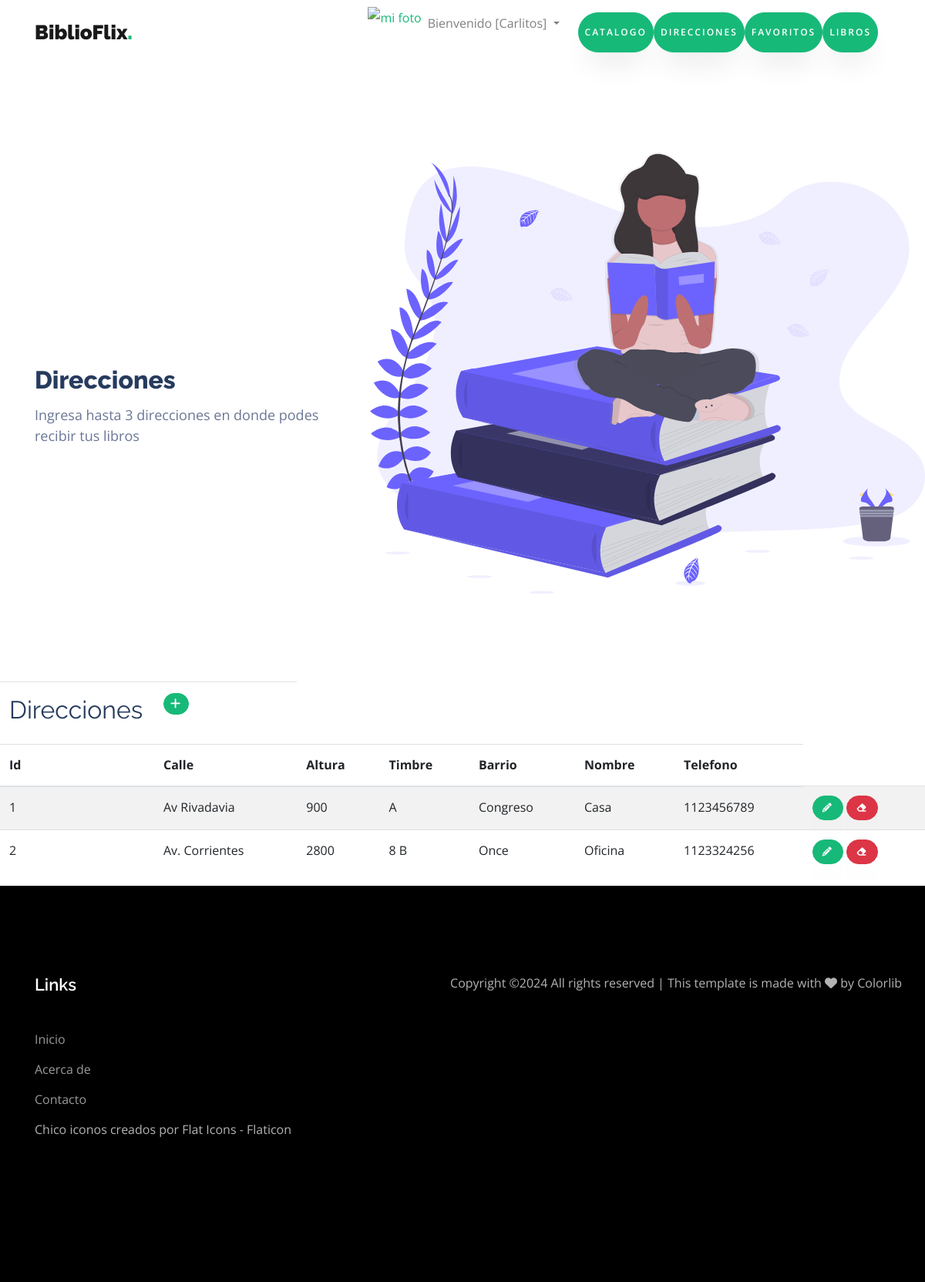
The app's page /direcciones/ (signed in) with its own data.
### biblio/models.py (models this page shows, shortened)
class Direccion(models.Model):
    calle = models.CharField(max_length=100)
    altura = models.IntegerField()
    timbre = models.CharField(max_length=50, default='Sin timbre')
    barrio = models.CharField(max_length=50)
    nombre = models.CharField(max_length=50, default='Sin nombre')
    telefono = models.IntegerField()
    class Meta:
        verbose_name = "Direccion"
        verbose_name_plural = "Direcciones"

### biblio/views.py (the view)
# urls.py: path('direcciones/', direcciones, name="direcciones"),
@login_required
def direcciones(request):
    contexto = {"direcciones": Direccion.objects.all()}
    return render(request, "biblio/direcciones.html", contexto)

### biblio/templates/biblio/direcciones.html (shortened to what this page needs)
{% extends "biblio/index.html" %}
{% block titulo %}
<h2>Direcciones</h2>
<p>Ingresa hasta 3 direcciones en donde podes recibir tus libros</p>
{% endblock titulo %}
{% block contenido %}
<table class="table table-striped">
    <thead>
        <tr>
            <td width="200"><h2>Direcciones</h2></td>
            <td>
                <a
                href="{% url 'direccionesForm' %}"
                class="btn btn-primary btn-sm"
                >
                </a>
            </td>
        </tr>
        <tr>
            <th>Id</td>
            <th>Calle</td>
            <th>Altura</th>
            <th>Timbre</th>
            <th>Barrio</th>
            <th>Nombre</th>
            <th>Telefono</th>
        </tr>
    </thead>
    <tbody>
    {% for d in direcciones %}
        <tr>
            <td>{{ d.id }}</td>
            <td>{{ d.calle }}</td>
            <td>{{ d.altura }}</td>
            <td>{{ d.timbre }}</td>
            <td>{{ d.barrio }}</td>
            <td>{{ d.nombre }}</td>
            <td>{{ d.telefono }}</td>
            <th>
                <a
                  href="{% url 'direccionUpdate' d.id %}"
                  class="btn btn-primary"
                  style="--bs-btn-padding-y: .25rem; --bs-btn-padding-x: .5rem; --bs-btn-font-size: .75rem;"
                  ><i class="fa-solid fa-pencil" title="Editar"></i>
                </a>
                <a
                  href="{% url 'direccionDelete' d.id %}"
                  class="btn btn-danger"
                  style="--bs-btn-padding-y: .25rem; --bs-btn-padding-x: .5rem; --bs-btn-font-size: .75rem;"
                  ><i class="fa-solid fa-eraser" title="Borrar"></i>
                </a>
            </th>
        </tr>
    {% endfor %}
    </tbody>
</table>
{% endblock contenido %}

### biblio/templates/biblio/index.html (shortened to what this page needs)
<!DOCTYPE html>
<html lang="es">
  <head>
	{% load static %}
		<link rel="stylesheet" href="https://cdnjs.cloudflare.com/ajax/libs/font-awesome/6.0.0-beta3/css/all.min.css">
    <link rel="stylesheet" href="{% static 'css/animate.css' %}">
    <link rel="stylesheet" href="{% static 'css/owl.carousel.min.css' %}">
    <link rel="stylesheet" href="{% static 'css/owl.theme.default.min.css' %}">
    <link rel="stylesheet" href="{% static 'css/magnific-popup.css' %}">
    <link rel="stylesheet" href="{% static 'css/flaticon.css' %}">
    <link rel="stylesheet" href="{% static 'css/style.css' %}">
    <link rel="stylesheet" href="https://cdnjs.cloudflare.com/ajax/libs/font-awesome/6.4.0/css/all.min.css">
  </head>
  <body data-spy="scroll" data-target=".site-navbar-target" data-offset="300">
    <nav class="navbar navbar-expand-lg navbar-light ftco_navbar ftco-navbar-dark site-navbar-target" id="ftco-navbar">
	    <div class="container">
	      <a class="navbar-brand" href="{% url 'home' %}">BiblioFlix<span>.</span></a>
	      <div class="collapse navbar-collapse" id="ftco-nav">
	        <ul class="navbar-nav nav ml-auto">
              {% if user.is_authenticated %}
              <a href="{% url 'crearAvatar' %}">
                <img src="{{ request.session.avatar }}" height="40px" weight="40px" alt="mi foto"></a>
              <li class="nav-item dropdown">
                <a class="nav-link dropdown-toggle" href="#" id="navbarDropdown" role="button" data-toggle="dropdown" aria-haspopup="true" aria-expanded="false">
                    Bienvenido [{{ user.username }}]
                </a>
          </li>
          <nav class="navbar">
            <div class="collapse navbar-collapse" id="navbarNav">
                <ul class="navbar-nav">
                    <li class="nav-item">
                        <a class="navbar-link"><a href="{% url 'catalogo' %}" class="btn btn-primary py-3 px-2"><span>Catalogo</a>
                    <li class="nav-item">
                          <a class="navbar-link"><a href="{% url 'direcciones' %}" class="btn btn-primary py-3 px-2"><span>Direcciones</a>
                    <li class="nav-item">
                          <a class="navbar-link"><a href="{% url 'favoritos' %}" class="btn btn-primary py-3 px-2"><span>Favoritos</a>
                    <li class="nav-item">
                          <a class="navbar-link"><a href="{% url 'libros' %}" class="btn btn-primary py-3 px-2"><span>Libros</a></a>
              {% else %}
              <a class="btn btn-primary py-2 px-2" href="{% url 'login' %}">Login</a>
              <a class="btn btn-primary py-2 px-2" href="{% url 'crear' %}">Crear usuario</a>
              {% endif %}
	        </ul>
	      </div>
	    </div>
	  </nav>
	  <section class="hero-wrap js-fullheight">
      <div class="container-fluid px-0">
          <div class="row d-md-flex no-gutters slider-text align-items-center js-fullheight justify-content-end">
              <img class="one-third js-fullheight align-self-end order-md-last img-fluid" src="{% static 'images/undraw_book_lover_mkck.svg' %}" alt="">
              <div class="one-forth d-flex align-items-center ftco-animate js-fullheight">
                  <div class="text mt-5">
                      {% block titulo %}{% endblock titulo %}
                  </div>
              </div>
          </div>
      </div>
  </section>
					{% block contenido %}
					{% endblock contenido %}
    <footer class="ftco-footer ftco-section">
      <div class="container">
        <div class="row mb-5">
          <div class="col-md">
            <div class="ftco-footer-widget mb-4">
              <h2 class="ftco-heading-2">Links</h2>
              <ul class="list-unstyled">
                <li><a href="#"></span>Inicio</a></li>
                <li><a href="#"></span>Acerca de</a></li>
                <li><a href="#"></span>Contacto</a></li>
                <a href="https://www.flaticon.es/iconos-gratis/chico" title="chico iconos">Chico iconos creados por Flat Icons - Flaticon</a>
              </ul>
            </div>
          </div>
            <p>
  Copyright &copy;<script>document.write(new Date().getFullYear());</script> All rights reserved | This template is made with <i class="fa fa-heart" aria-hidden="true"></i> by <a href="https://colorlib.com" target="_blank">Colorlib</a>
  </p>
          </div>
        </div>
    </footer>
  </body>
</html>

### records on screen
Direccion: id "1", calle "Av Rivadavia", altura "900", timbre "A", barrio "Congreso", nombre "Casa", telefono "1123456789"
Direccion: id "2", calle "Av. Corrientes", altura "2800", timbre "8 B", barrio "Once", nombre "Oficina", telefono "1123324256"

### other values on screen
{{ user.username }} "Carlitos"
